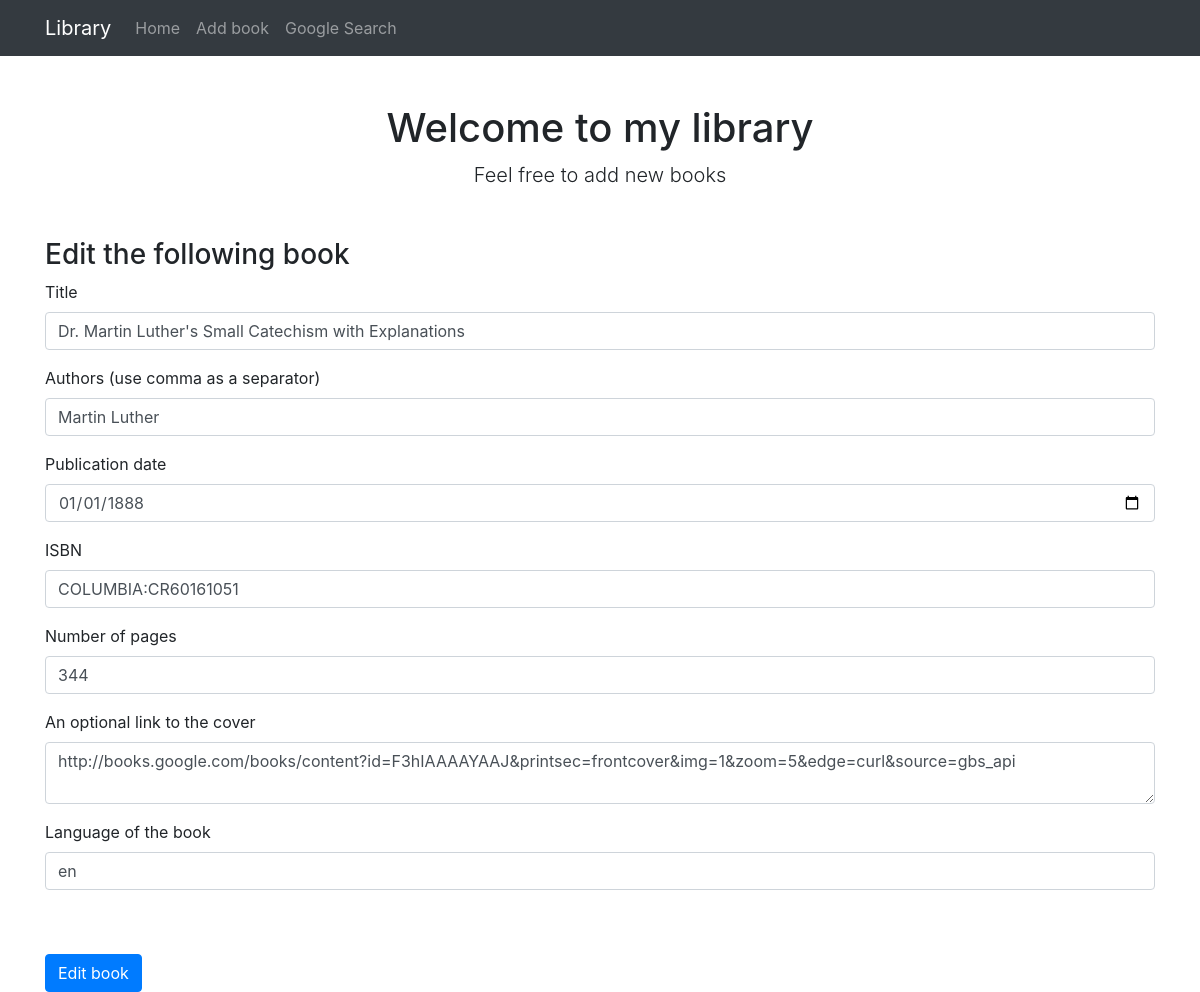
The page /edit-book/14 on the database as committed earlier.
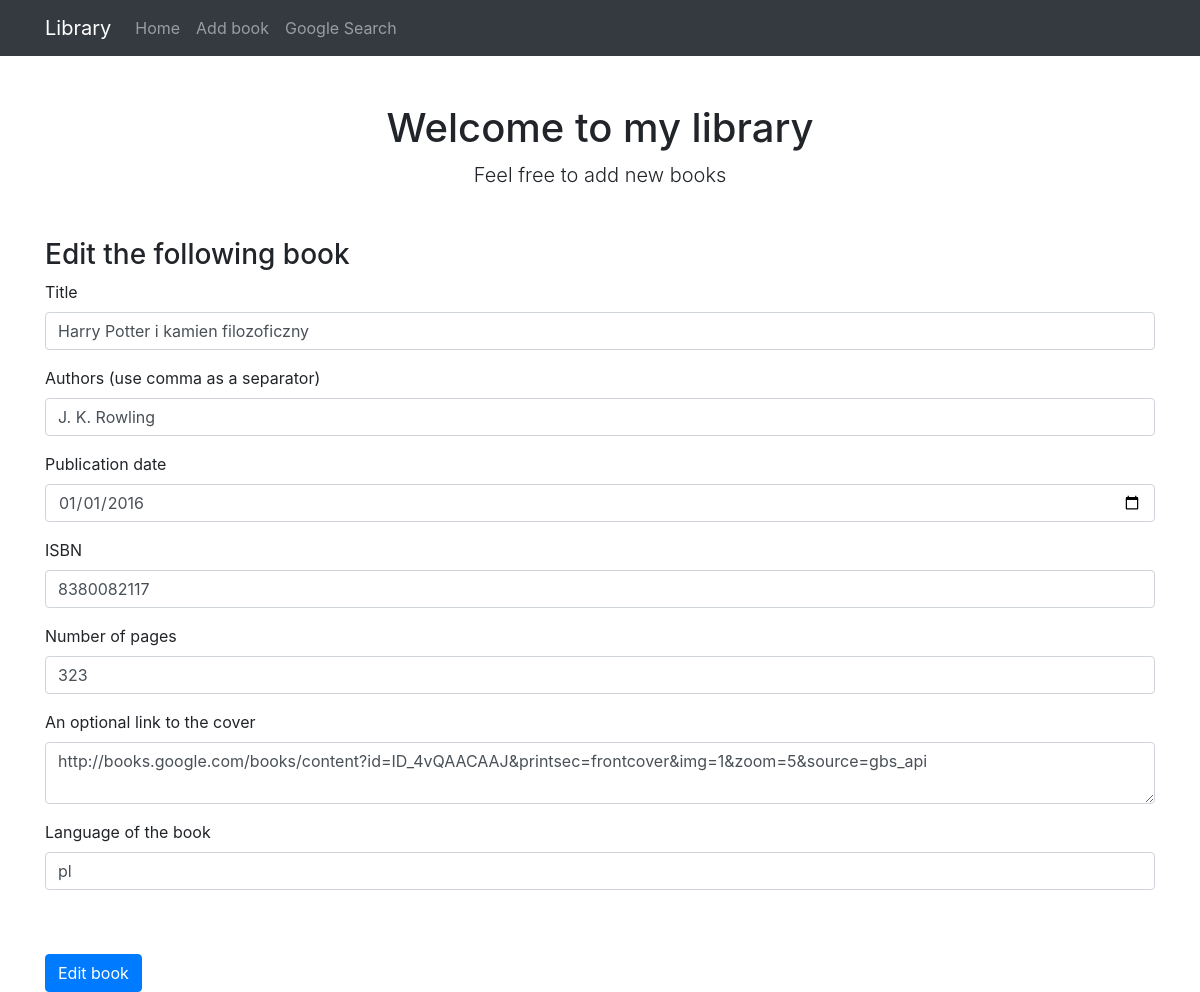
The same page on the database as committed later.
### library/models.py (models this page shows, shortened)
class Book(db.Model):
    id = db.Column(db.Integer, primary_key=True)
    title = db.Column(db.String(80), nullable=False, unique=True)
    authors = db.relationship("Author", lazy='subquery',
                              secondary=association_table,
                              backref=db.backref('books', lazy=True))
    published_date = db.Column(db.Date(), nullable=False)
    ISBN = db.Column(db.String(16), nullable=False, unique=True)
    num_pages = db.Column(db.Integer, nullable=False)
    cover_url = db.Column(db.Text)
    language = db.Column(db.String(2), nullable=False)

class Author(db.Model):
    id = db.Column(db.Integer, primary_key=True)
    name = db.Column(db.String(80), nullable=False)

### library/routes.py (the view)
@app.route('/edit-book/<int:book_id>', methods=['GET', 'POST'])
def edit_book(book_id):
    book = Book.query.filter_by(id=book_id).first_or_404()
    form = BookForm(obj=book)
    return add_or_edit_book(book, form, book_id=book_id)

### library/forms.py (shortened to what this page needs)
class BookForm(FlaskForm):
    id = HiddenField('id')
    title = StringField('Title', validators=[InputRequired(), unique_check])
    authors = StringField('authors', validators=[InputRequired()])
    published_date = DateField('Published date', validators=[
        InputRequired()])
    ISBN = StringField('ISBN', validators=[InputRequired(), unique_check])
    num_pages = IntegerField('Pages', validators=[InputRequired()])
    cover_url = TextAreaField("Link to the cover", validators=[
        Optional(), URL(message="Enter Valid URL Please.")])
    language = StringField('Language', validators=[InputRequired()])

### library/routes.py (called while the page is built, shortened)
def add_or_edit_book(book, form, book_id=None):
    errors = None
    return render_template(
        'form.html', form=form, errors=errors, book_id=book_id, book=book)

### library/templates/form.html (shortened to what this page needs)
{% extends "index.html" %}
{% block content %}
<h3 class="mt-5">
{% if book_id %}
    Edit the following book
{% else %}
    Add a new book
{% endif %}
</h3>
<form method="POST" action="">
    <div class="form-group">
        <label for="title">Title</label>
        {{ form.title(class_="form-control") }}
    </div>
    <div class="form-group">
        <label for="authors">Authors (use comma as a separator)</label>
            {% if book_id %}
                <input class="form-control" id="authors" name="authors" required="" type="text" value="{% for a in book.authors %}{{ a.name }}{{ ", " if not loop.last else "" }}{% endfor %}">
            {% else %}
                {{ form.authors(class_="form-control") }}
            {% endif %}
    </div>
    <div class="form-group">
        <label for="published_date">Publication date</label>
        {{ form.published_date(class_="form-control", placeholder="YYYY-MM-DD") }}
    </div>
    <div class="form-group">
        <label for="ISBN">ISBN</label>
        {{ form.ISBN(class_="form-control") }}
    </div>
    <div class="form-group">
        <label for="num_pages">Number of pages</label>
        {{ form.num_pages(class_="form-control") }}
    </div>
    <div class="form-group">
        <label for="cover_url">An optional link to the cover</label>
        {{ form.cover_url(class_="form-control") }}
    </div>
    <div class="form-group">
        <label for="language">Language of the book</label>
        {{ form.language(class_="form-control") }}
    </div>
    {% if book_id %}
    <button type="submit" class="btn btn-primary mt-5">Edit book</button>
    {% else %}
    <button type="submit" class="btn btn-primary mt-5">Add book</button>
    {% endif %}
</form>
{% endblock %}

Rows that differ between the two databases and show on the page:
no longer on this page (row edited): Author: authors "Martin Luther"
changed Book: title "Dr. Martin Luther's Small Catechism with Explanations" → "Harry Potter i kamien filozoficzny"; published_date "01/01/1888" → "01/01/2016"; ISBN "COLUMBIA:CR60161051" → "8380082117"; num_pages "344" → "323"; cover_url "http://books.google.com/books/content?id=F3hIAAAAYAAJ&printsec=frontcover&img=1&zoom=5&edge=curl&source=gbs_api" → "http://books.google.com/books/content?id=ID_4vQAACAAJ&printsec=frontcover&img=1&zoom=5&source=gbs_api"; language "en" → "pl"
now on this page (row edited): Author: authors "J. K. Rowling"
